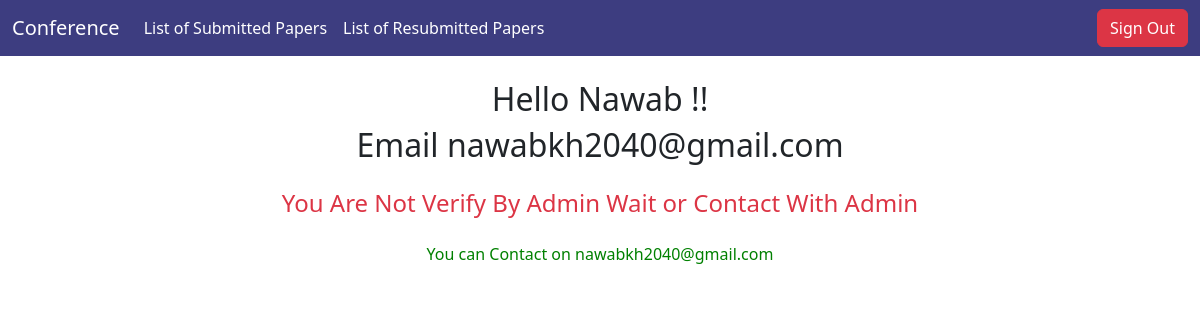
The page /reviewer/dashboard/ (signed in) on the database as committed earlier.
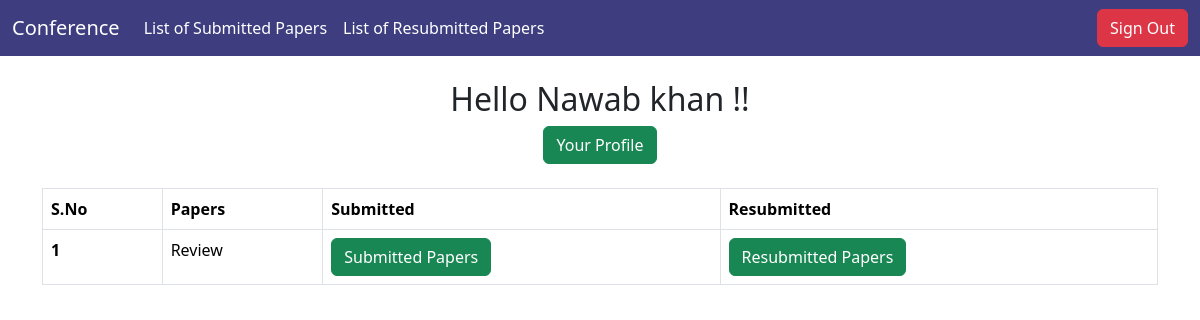
The same page on the database as committed later.
### singup/models.py (models this page shows)
class CustomUser(AbstractBaseUser,PermissionsMixin):
    groups = models.ManyToManyField(
        Group,
        verbose_name=('groups'),
        blank=True,
        related_name='customuser_set',  # Add a related_name
        related_query_name='user'
    )
    user_permissions = models.ManyToManyField(
        Permission,
        verbose_name=('user permissions'),
        blank=True,
        related_name='customuser_set',  # Add a related_name
        related_query_name='user'
    )
    name = models.CharField(max_length=70)
    email = models.EmailField(unique=True)
    number = models.CharField(max_length=15)
    password = models.CharField(max_length=500)
    date = models.DateTimeField(default=timezone.now)
    is_active = models.BooleanField(default=True)
    is_staff = models.BooleanField(default=False)
    is_auth =models.BooleanField(default=False)
    is_reviewer = models.BooleanField(default=False)
    is_conference_admin =models.BooleanField(default=False)
    objects = CustomUserManager()
    USERNAME_FIELD = 'email'
    REQUIRED_FIELDS = ['name', 'number']
    def __str__(self):
        return self.email
    username = models.CharField(max_length=70, null=True, blank=True)

### reviewer/models.py (models this page shows, shortened)
class Reviewer_data(AbstractBaseUser,PermissionsMixin):
    groups = models.ManyToManyField(
        Group,
        verbose_name=('groups'),
        blank=True,
        related_name='reviewerdata_set',  # Add a related_name
        related_query_name='user'
    )
    user_permissions = models.ManyToManyField(
        Permission,
        verbose_name=('user permissions'),
        blank=True,
        related_name='reviewerdata_set',  # Add a related_name
        related_query_name='user'
    )
    reviewer_id = models.IntegerField(default=0)
    reviewer_name = models.CharField(max_length=70)
    highest_qualification = models.CharField(max_length=150)
    experience = models.CharField(max_length=150)
    designations = models.CharField(max_length=70)
    organization = models.CharField(max_length=80)
    email = models.EmailField(unique=True)
    reviewer_number = models.CharField(max_length=15)
    whats_app_number = models.CharField(max_length=15)
    password = models.CharField(max_length=250)
    date_reviewer = models.DateTimeField(default=timezone.now)
    photo_upload=models.FileField(upload_to='reviewer/profile-photos/')
    resume_upload=models.FileField(upload_to='reviewer/profile-resume/')
    is_active = models.BooleanField(default=True)
    is_staff = models.BooleanField(default=False)
    is_ok = models.BooleanField(default=False)
    USERNAME_FIELD = 'email'
    PASSWORD_FIELD = 'password'
    REQUIRED_FIELDS = ['reviewer_name', 'reviewer_number']

### reviewer/views.py (the view)
# urls.py: path('dashboard/',views.dashboard_reviewer,name='reviewer-dashboard'),
def dashboard_reviewer(request):
    print(request.user.is_authenticated)
    if request.user.is_authenticated:
        user=request.user
        fname=user.name
        if user.is_reviewer:
            try:
                reviewer=Reviewer_data.objects.get(email=user)
            except Exception as e:
                print(e)
                logout(request)
                return redirect('reviewer-sing-in')
            add_id_ok=user.id
            reviewer.reviewer_id=add_id_ok
            reviewer.save()
            if reviewer.is_ok:
                reviewer_instance = get_object_or_404(Reviewer_data, email=user.email)
                papers = paper.objects.filter(assigned_reviewers=reviewer_instance)
                fname=reviewer.reviewer_name
                reviewer=reviewer
                content ={
                'reviewer':reviewer,
                'papers':papers,
                }
                return render(request,'reviewer/dashboard.html',content)
            else:
                content ={
                    "user":user,
                    "fname":fname,
                    "message_error":"You Are Not Verify By Admin Wait or Contact With Admin"
                }
                return render(request,'reviewer/dashboard.html',content)
        else:
            print("User is ",fname,"Not Reviewer")
            logout(request)
            return redirect('reviewer-sing-in')
    else :
        return redirect('reviewer-sing-in')

### reviewer/templates/reviewer/dashboard.html (shortened to what this page needs)
{% extends 'reviewer/base.html' %}
{% block body %}
<body>
     <div class="container my-4">
          {% if reviewer %}
               <h2 class="my-2 text-center">Hello {{ reviewer.reviewer_name }} !!</h2>
               <div class="text-center mb-4">
                    <a href="{% url 'profile' reviewer_id=reviewer.id %}" class="btn btn-success">Your Profile</a>
               </div>
          <table class="table table-bordered">
               <thead>
                    <tr>
                         <th scope="col">S.No</th>
                         <th scope="col">Papers</th>
                         <th scope="col">Submitted</th>
                         <th scope="col">Resubmitted</th>
                    </tr>
               </thead>
               <tbody>
                    <tr>
                         <th scope="row">1</th>
                         <td>Review</td>
                         <td>
                              <a href="/reviewer/list-of-submitted-paper/" class="btn btn-success">Submitted Papers</a>
                         </td>
                         <td>
                              <a href="/reviewer/list-of-resubmitted-paper/" class="btn btn-success">Resubmitted Papers</a>
                         </td>
                    </tr>
               </tbody>
          </table>
     </div>
     {% else %}
               <h2 class="my-2 text-center">Hello {{ fname }} !!</h2>
               <h2 class="my-2 text-center">Email {{ user }}</h2>
               {% if message_error %}
                    <h4 class="my-4 text-center text-danger">{{ message_error }}</h4>
                    <p style="text-align: center; color: green;" >You can Contact on nawabkh2040@gmail.com</p>
               {% endif %}
     {% endif %}
</body>
{% endblock body %}

### reviewer/templates/reviewer/base.html (shortened to what this page needs)
<!DOCTYPE html>
<html lang="en">
<head>
    <link href="https://cdn.jsdelivr.net/npm/bootstrap@5.3.1/dist/css/bootstrap.min.css" rel="stylesheet">
</head>
<body>
    <nav class="navbar navbar-expand-lg">
        <div class="container-fluid">
            <a class="navbar-brand" href="/reviewer/dashboard/">Conference</a>
            <div class="collapse navbar-collapse" id="navbarSupportedContent">
                <ul class="navbar-nav me-auto mb-2 mb-lg-0">
                    <li class="nav-item">
                        <a class="nav-link" href="/reviewer/list-of-submitted-paper/">List of Submitted Papers</a>
                    </li>
                    <li class="nav-item">
                        <a class="nav-link" href="/reviewer/list-of-resubmitted-paper/">List of Resubmitted Papers</a>
                    </li>
                </ul>
            </div>
            <div class="d-flex">
                <a href="/reviewer/sing-out/"><button class="btn btn-danger">Sign Out</button></a>
            </div>
        </div>
    </nav>
    {% block body %}{% endblock body %}
</body>
</html>

### reviewer/templates/reviewer/base.html (style rules this page uses)
.navbar { background-color: #09095fc9; }
.navbar a { color: white; }

Rows that differ between the two databases and show on the page:
no longer on this page (row edited): CustomUser: name "Nawab", email "nawabkh2040@gmail.com"
added Reviewer_data: reviewer_name "Nawab khan"
Other text that changed with them:
{{ message_error }}: "You Are Not Verify By Admin Wait or Contact With Admin" → (not shown)
text no longer shown: "Email You can Contact on nawabkh2040@gmail.com"
text now shown: "Your Profile S.No Papers Submitted Resubmitted 1 Review Submitted Papers Resubmitted Papers"
